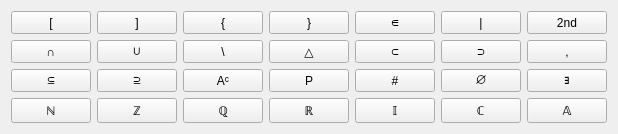
      <widget class="QWidget" name="tab_marset">
       <attribute name="title">
        <string>Martix/Set</string>
       </attribute>
       <layout class="QGridLayout" name="gridLayout_15">
        <item row="0" column="0">
         <layout class="QGridLayout" name="gridLayout_8">
          <item row="2" column="2">
           <widget class="QPushButton" name="pushButton_comp">
            <property name="sizePolicy">
             <sizepolicy hsizetype="Expanding" vsizetype="Expanding">
              <horstretch>0</horstretch>
              <verstretch>0</verstretch>
             </sizepolicy>
            </property>
            <property name="text">
             <string>Aᶜ</string>
            </property>
           </widget>
          </item>
          <item row="1" column="2">
           <widget class="QPushButton" name="pushButton_difs">
            <property name="sizePolicy">
             <sizepolicy hsizetype="Expanding" vsizetype="Expanding">
              <horstretch>0</horstretch>
              <verstretch>0</verstretch>
             </sizepolicy>
            </property>
            <property name="text">
             <string>\</string>
            </property>
           </widget>
          </item>
          <item row="0" column="3">
           <widget class="QPushButton" name="pushButton_rbc">
            <property name="sizePolicy">
             <sizepolicy hsizetype="Expanding" vsizetype="Expanding">
              <horstretch>0</horstretch>
              <verstretch>0</verstretch>
             </sizepolicy>
            </property>
            <property name="text">
             <string>}</string>
            </property>
           </widget>
          </item>
          <item row="0" column="1">
           <widget class="QPushButton" name="pushButton_rsb">
            <property name="sizePolicy">
             <sizepolicy hsizetype="Expanding" vsizetype="Expanding">
              <horstretch>0</horstretch>
              <verstretch>0</verstretch>
             </sizepolicy>
            </property>
            <property name="text">
             <string>]</string>
            </property>
           </widget>
          </item>
          <item row="0" column="5">
           <widget class="QPushButton" name="pushButton_sep">
            <property name="sizePolicy">
             <sizepolicy hsizetype="Expanding" vsizetype="Expanding">
              <horstretch>0</horstretch>
              <verstretch>0</verstretch>
             </sizepolicy>
            </property>
            <property name="text">
             <string>|</string>
            </property>
           </widget>
          </item>
          <item row="0" column="4">
           <widget class="QPushButton" name="pushButton_bel2">
            <property name="sizePolicy">
             <sizepolicy hsizetype="Expanding" vsizetype="Expanding">
              <horstretch>0</horstretch>
              <verstretch>0</verstretch>
             </sizepolicy>
            </property>
            <property name="text">
             <string>∈</string>
            </property>
           </widget>
          </item>
          <item row="2" column="4">
           <widget class="QPushButton" name="pushButton_sn">
            <property name="sizePolicy">
             <sizepolicy hsizetype="Expanding" vsizetype="Expanding">
              <horstretch>0</horstretch>
              <verstretch>0</verstretch>
             </sizepolicy>
            </property>
            <property name="text">
             <string>#</string>
            </property>
           </widget>
          </item>
          <item row="1" column="0">
           <widget class="QPushButton" name="pushButton_ins">
            <property name="sizePolicy">
             <sizepolicy hsizetype="Expanding" vsizetype="Expanding">
              <horstretch>0</horstretch>
              <verstretch>0</verstretch>
             </sizepolicy>
            </property>
            <property name="text">
             <string>∩</string>
            </property>
           </widget>
          </item>
          <item row="2" column="6">
           <widget class="QPushButton" name="pushButton_exs">
            <property name="sizePolicy">
             <sizepolicy hsizetype="Expanding" vsizetype="Expanding">
              <horstretch>0</horstretch>
              <verstretch>0</verstretch>
             </sizepolicy>
            </property>
            <property name="text">
             <string>∃</string>
            </property>
           </widget>
          </item>
          <item row="2" column="5">
           <widget class="QPushButton" name="pushButton_es">
            <property name="sizePolicy">
             <sizepolicy hsizetype="Expanding" vsizetype="Expanding">
              <horstretch>0</horstretch>
              <verstretch>0</verstretch>
             </sizepolicy>
            </property>
            <property name="text">
             <string>∅</string>
            </property>
           </widget>
          </item>
          <item row="1" column="4">
           <widget class="QPushButton" name="pushButton_tsbs">
            <property name="sizePolicy">
             <sizepolicy hsizetype="Expanding" vsizetype="Expanding">
              <horstretch>0</horstretch>
              <verstretch>0</verstretch>
             </sizepolicy>
            </property>
            <property name="text">
             <string>⊂</string>
            </property>
           </widget>
          </item>
          <item row="1" column="1">
           <widget class="QPushButton" name="pushButton_uni">
            <property name="sizePolicy">
             <sizepolicy hsizetype="Expanding" vsizetype="Expanding">
              <horstretch>0</horstretch>
              <verstretch>0</verstretch>
             </sizepolicy>
            </property>
            <property name="text">
             <string>∪</string>
            </property>
           </widget>
          </item>
          <item row="0" column="0">
           <widget class="QPushButton" name="pushButton_lsb">
            <property name="sizePolicy">
             <sizepolicy hsizetype="Expanding" vsizetype="Expanding">
              <horstretch>0</horstretch>
              <verstretch>0</verstretch>
             </sizepolicy>
            </property>
            <property name="text">
             <string>[</string>
            </property>
           </widget>
          </item>
          <item row="0" column="2">
           <widget class="QPushButton" name="pushButton_lbc">
            <property name="sizePolicy">
             <sizepolicy hsizetype="Expanding" vsizetype="Expanding">
              <horstretch>0</horstretch>
              <verstretch>0</verstretch>
             </sizepolicy>
            </property>
            <property name="text">
             <string>{</string>
            </property>
           </widget>
          </item>
          <item row="2" column="0">
           <widget class="QPushButton" name="pushButton_sbs">
            <property name="sizePolicy">
             <sizepolicy hsizetype="Expanding" vsizetype="Expanding">
              <horstretch>0</horstretch>
              <verstretch>0</verstretch>
             </sizepolicy>
            </property>
            <property name="text">
             <string>⊆</string>
            </property>
           </widget>
          </item>
          <item row="1" column="5">
           <widget class="QPushButton" name="pushButton_tsps">
            <property name="sizePolicy">
             <sizepolicy hsizetype="Expanding" vsizetype="Expanding">
              <horstretch>0</horstretch>
              <verstretch>0</verstretch>
             </sizepolicy>
            </property>
            <property name="text">
             <string>⊃</string>
            </property>
           </widget>
          </item>
          <item row="1" column="6">
           <widget class="QPushButton" name="pushButton_4a">
            <property name="sizePolicy">
             <sizepolicy hsizetype="Expanding" vsizetype="Expanding">
              <horstretch>0</horstretch>
              <verstretch>0</verstretch>
             </sizepolicy>
            </property>
            <property name="text">
             <string>,</string>
            </property>
           </widget>
          </item>
          <item row="2" column="3">
           <widget class="QPushButton" name="pushButton_Pm">
            <property name="sizePolicy">
             <sizepolicy hsizetype="Expanding" vsizetype="Expanding">
              <horstretch>0</horstretch>
              <verstretch>0</verstretch>
             </sizepolicy>
            </property>
            <property name="text">
             <string>P</string>
            </property>
           </widget>
          </item>
          <item row="1" column="3">
           <widget class="QPushButton" name="pushButton_sd">
            <property name="sizePolicy">
             <sizepolicy hsizetype="Expanding" vsizetype="Expanding">
              <horstretch>0</horstretch>
              <verstretch>0</verstretch>
             </sizepolicy>
            </property>
            <property name="text">
             <string>△</string>
            </property>
           </widget>
          </item>
          <item row="0" column="6">
           <widget class="QPushButton" name="pushButton_2ndms">
            <property name="sizePolicy">
             <sizepolicy hsizetype="Expanding" vsizetype="Expanding">
              <horstretch>0</horstretch>
              <verstretch>0</verstretch>
             </sizepolicy>
            </property>
            <property name="text">
             <string>2nd</string>
            </property>
           </widget>
          </item>
          <item row="2" column="1">
           <widget class="QPushButton" name="pushButton_sps">
            <property name="sizePolicy">
             <sizepolicy hsizetype="Expanding" vsizetype="Expanding">
              <horstretch>0</horstretch>
              <verstretch>0</verstretch>
             </sizepolicy>
            </property>
            <property name="text">
             <string>⊇</string>
            </property>
           </widget>
          </item>
          <item row="3" column="0">
           <widget class="QPushButton" name="pushButton_nat">
            <property name="sizePolicy">
             <sizepolicy hsizetype="Expanding" vsizetype="Expanding">
              <horstretch>0</horstretch>
              <verstretch>0</verstretch>
             </sizepolicy>
            </property>
            <property name="text">
             <string>ℕ</string>
            </property>
           </widget>
          </item>
          <item row="3" column="1">
           <widget class="QPushButton" name="pushButton_intms">
            <property name="sizePolicy">
             <sizepolicy hsizetype="Expanding" vsizetype="Expanding">
              <horstretch>0</horstretch>
              <verstretch>0</verstretch>
             </sizepolicy>
            </property>
            <property name="text">
             <string>ℤ</string>
            </property>
           </widget>
          </item>
          <item row="3" column="2">
           <widget class="QPushButton" name="pushButton_rat">
            <property name="sizePolicy">
             <sizepolicy hsizetype="Expanding" vsizetype="Expanding">
              <horstretch>0</horstretch>
              <verstretch>0</verstretch>
             </sizepolicy>
            </property>
            <property name="text">
             <string>ℚ</string>
            </property>
           </widget>
          </item>
          <item row="3" column="3">
           <widget class="QPushButton" name="pushButton_real">
            <property name="sizePolicy">
             <sizepolicy hsizetype="Expanding" vsizetype="Expanding">
              <horstretch>0</horstretch>
              <verstretch>0</verstretch>
             </sizepolicy>
            </property>
            <property name="text">
             <string>ℝ</string>
            </property>
           </widget>
          </item>
          <item row="3" column="4">
           <widget class="QPushButton" name="pushButton_imag">
            <property name="sizePolicy">
             <sizepolicy hsizetype="Expanding" vsizetype="Expanding">
              <horstretch>0</horstretch>
              <verstretch>0</verstretch>
             </sizepolicy>
            </property>
            <property name="text">
             <string>𝕀</string>
            </property>
           </widget>
          </item>
          <item row="3" column="5">
           <widget class="QPushButton" name="pushButton_compl">
            <property name="sizePolicy">
             <sizepolicy hsizetype="Expanding" vsizetype="Expanding">
              <horstretch>0</horstretch>
              <verstretch>0</verstretch>
             </sizepolicy>
            </property>
            <property name="text">
             <string>ℂ</string>
            </property>
           </widget>
          </item>
          <item row="3" column="6">
           <widget class="QPushButton" name="pushButton_algn">
            <property name="sizePolicy">
             <sizepolicy hsizetype="Expanding" vsizetype="Expanding">
              <horstretch>0</horstretch>
              <verstretch>0</verstretch>
             </sizepolicy>
            </property>
            <property name="text">
             <string>𝔸</string>
            </property>
           </widget>
          </item>
         </layout>
        </item>
       </layout>
      </widget>
